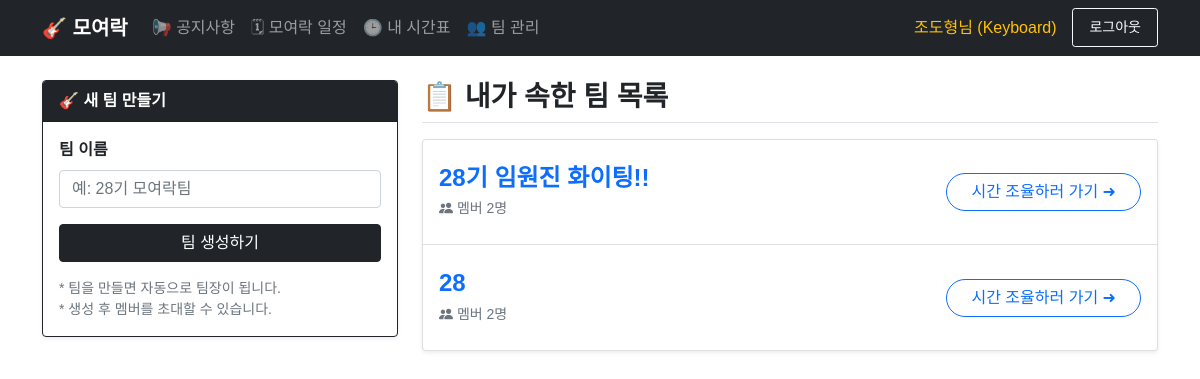
/team (signed in), run on the app's committed database.
### app.py (models this page shows)
class User(UserMixin, db.Model):
    id = db.Column(db.Integer, primary_key=True)
    username = db.Column(db.String(150), unique=True, nullable=False)
    password = db.Column(db.String(150), nullable=False)
    name = db.Column(db.String(100), nullable=False)
    cohort = db.Column(db.Float, nullable=True)
    session = db.Column(db.String(50), nullable=False)
    is_admin = db.Column(db.Boolean, default=False)
    schedule_json = db.Column(db.Text, nullable=True)
    teams = db.relationship('Team', secondary=team_members, backref='members')

class Team(db.Model):
    id = db.Column(db.Integer, primary_key=True)
    name = db.Column(db.String(100), nullable=False)
    leader_id = db.Column(db.Integer, db.ForeignKey('user.id'))
    confirmed_schedules = db.relationship('ConfirmedSchedule', backref='team', cascade="all, delete-orphan")

### app.py (the view, shortened to what this page needs)
@app.route('/team', methods=['GET', 'POST'])
@login_required
def team_dashboard():
    return render_template('team.html', teams=current_user.teams)

### app.py (called while the page is built)
@login_manager.user_loader
def load_user(user_id):
    return User.query.get(int(user_id))

### templates/team.html (shortened to what this page needs)
{% extends "base.html" %}
{% block content %}
<div class="row">
    <div class="col-md-4 mb-4">
        <div class="card shadow-sm border-dark">
            <div class="card-header bg-dark text-white fw-bold">
                🎸 새 팀 만들기
            </div>
            <div class="card-body">
                <form method="POST">
                    <div class="mb-3">
                        <label class="form-label fw-bold">팀 이름</label>
                        <input type="text" name="team_name" class="form-control" placeholder="예: 28기 모여락팀" required>
                    </div>
                    <button class="btn btn-dark w-100">팀 생성하기</button>
                </form>
                <div class="mt-3 text-muted small">
                    * 팀을 만들면 자동으로 팀장이 됩니다.<br>
                    * 생성 후 멤버를 초대할 수 있습니다.
                </div>
            </div>
        </div>
    </div>
    <div class="col-md-8">
        <h3 class="mb-3 fw-bold border-bottom pb-2">📋 내가 속한 팀 목록</h3>
        <div class="list-group shadow-sm">
            {% for team in teams %}
                <a href="/team/{{ team.id }}" class="list-group-item list-group-item-action d-flex justify-content-between align-items-center py-4">
                    <div>
                        <h4 class="mb-1 fw-bold text-primary">{{ team.name }}</h4>
                        <span class="text-muted small">
                            <i class="bi bi-people-fill"></i> 멤버 {{ team.members|length }}명
                        </span>
                    </div>
                    <button class="btn btn-outline-primary rounded-pill px-4">
                        시간 조율하러 가기 ➜
                    </button>
                </a>
            {% else %}
                <div class="text-center py-5 bg-light rounded-3">
                    <h1 class="text-muted mb-3">😕</h1>
                    <h4 class="text-muted">아직 속한 팀이 없습니다.</h4>
                    <p class="text-muted">왼쪽에서 팀을 새로 만들거나,<br>팀장에게 초대를 요청하세요!</p>
                </div>
            {% endfor %}
        </div>
    </div>
</div>
{% endblock %}

### templates/base.html (shortened to what this page needs)
<!DOCTYPE html>
<html lang="ko">
<head>
    <link href="https://cdn.jsdelivr.net/npm/bootstrap@5.1.3/dist/css/bootstrap.min.css" rel="stylesheet">
    <link rel="stylesheet" href="https://cdn.jsdelivr.net/npm/bootstrap-icons@1.10.5/font/bootstrap-icons.css">
</head>
<body>
    <nav class="navbar navbar-expand-lg navbar-dark bg-dark">
        <div class="container">
            <a class="navbar-brand" href="/">🎸 모여락</a>
            <div class="collapse navbar-collapse" id="navbarNav">
                <ul class="navbar-nav me-auto">
                    <li class="nav-item">
                        <a class="nav-link" href="/notice">📢 공지사항</a>
                    </li>
                    <li class="nav-item">
                        <a class="nav-link" href="/schedule">🗓 모여락 일정</a>
                    </li>
                    <li class="nav-item">
                        <a class="nav-link" href="/myschedule">🕒 내 시간표</a>
                    </li>
                    <li class="nav-item">
                        <a class="nav-link" href="/team">👥 팀 관리</a>
                    </li>
                </ul>
                <ul class="navbar-nav">
                    {% if current_user.is_authenticated %}
                        <li class="nav-item">
                            <span class="nav-link text-warning">
                                {% if current_user.is_admin %}
                                    👑 관리자님
                                {% else %}
                                    {{ current_user.name }}님 ({{ current_user.session }})
                                {% endif %}
                            </span>
                        </li>
                        <li class="nav-item">
                            <a class="nav-link btn btn-outline-light btn-sm px-3 ms-2 text-white" href="/logout">로그아웃</a>
                        </li>
                    {% endif %}
                </ul>
            </div>
        </div>
    </nav>
    <div class="container mt-4 mb-5">
        {% block content %}{% endblock %}
    </div>
</body>
</html>

### templates/base.html (style rules this page uses)
body { font-family: 'Apple SD Gothic Neo', 'Noto Sans KR', sans-serif; }
.navbar-brand { font-weight: 800; }

### data on the page
User: name "조도형", session "Keyboard"
Team: name "28기 임원진 화이팅!!", members|length "2"
Team: name "28", members|length "2"
